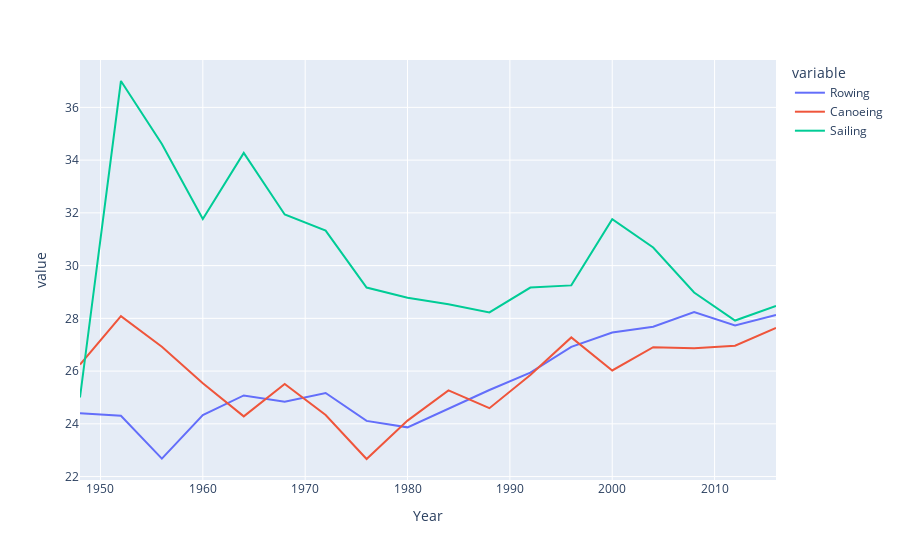

Write notebook code for a chart like this one.
### Code cell
df_new = pd.DataFrame()
df_new["Rowing"] = df_water_craft[df.Sport == "Rowing"].groupby("Year")["Age"].mean()
df_new["Canoeing"] = df_water_craft[df.Sport == "Canoeing"].groupby("Year")["Age"].mean()
df_new["Sailing"] = df_water_craft[df.Sport == "Sailing"].groupby("Year")["Age"].mean()
df_new.dropna(inplace=True)
fig = px.line(df_new, y=["Rowing", "Canoeing", "Sailing"])

fig.show()

### Figure 1 — Plotly figure (JSON) as saved in the notebook; plotly's stock layout.template omitted (floating-point values rounded to 4 significant figures)
{"data": [{"hovertemplate": "variable=Rowing<br>Year=%{x}<br>value=%{y}<extra></extra>", "legendgroup": "Rowing", "line": {"color": "#636efa", "dash": "solid"}, "marker": {"symbol": "circle"}, "mode": "lines", "name": "Rowing", "orientation": "v", "showlegend": true, "type": "scatter", "x": [1948, 1952, 1956, 1960, 1964, 1968, 1972, 1976, 1980, 1984, 1988, 1992, 1996, 2000, 2004, 2008, 2012, 2016], "xaxis": "x", "y": [24.4, 24.31, 22.68, 24.33, 25.08, 24.84, 25.17, 24.11, 23.87, 24.57, 25.28, 25.94, 26.92, 27.47, 27.68, 28.24, 27.73, 28.12], "yaxis": "y"}, {"hovertemplate": "variable=Canoeing<br>Year=%{x}<br>value=%{y}<extra></extra>", "legendgroup": "Canoeing", "line": {"color": "#EF553B", "dash": "solid"}, "marker": {"symbol": "circle"}, "mode": "lines", "name": "Canoeing", "orientation": "v", "showlegend": true, "type": "scatter", "x": [1948, 1952, 1956, 1960, 1964, 1968, 1972, 1976, 1980, 1984, 1988, 1992, 1996, 2000, 2004, 2008, 2012, 2016], "xaxis": "x", "y": [26.25, 28.08, 26.92, 25.54, 24.28, 25.51, 24.33, 22.67, 24.12, 25.27, 24.59, 25.86, 27.28, 26.02, 26.9, 26.87, 26.96, 27.63], "yaxis": "y"}, {"hovertemplate": "variable=Sailing<br>Year=%{x}<br>value=%{y}<extra></extra>", "legendgroup": "Sailing", "line": {"color": "#00cc96", "dash": "solid"}, "marker": {"symbol": "circle"}, "mode": "lines", "name": "Sailing", "orientation": "v", "showlegend": true, "type": "scatter", "x": [1948, 1952, 1956, 1960, 1964, 1968, 1972, 1976, 1980, 1984, 1988, 1992, 1996, 2000, 2004, 2008, 2012, 2016], "xaxis": "x", "y": [25, 37, 34.61, 31.76, 34.27, 31.94, 31.32, 29.17, 28.78, 28.54, 28.23, 29.17, 29.25, 31.76, 30.69, 28.98, 27.92, 28.47], "yaxis": "y"}], "layout": {"legend": {"title": {"text": "variable"}, "tracegroupgap": 0}, "margin": {"t": 60}, "xaxis": {"anchor": "y", "domain": [0, 1], "title": {"text": "Year"}}, "yaxis": {"anchor": "x", "domain": [0, 1], "title": {"text": "value"}}}}
